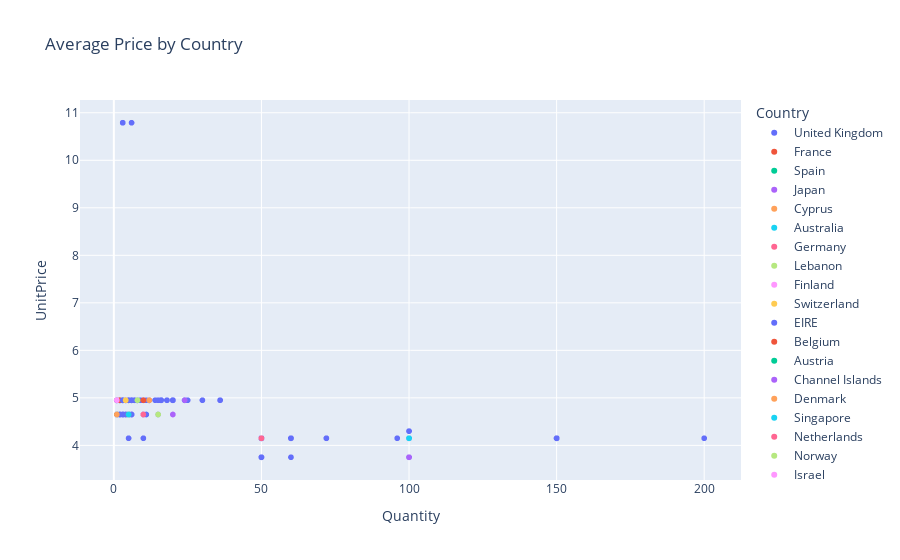

The notebook cell saved with this chart:
### Code cell
px.scatter(df2, x = 'Quantity', 
           y = 'UnitPrice', color = 'Country',
           title = 'Average Price by Country')

### Figure 1 — Plotly figure (JSON) as saved in the notebook; plotly's stock layout.template omitted (floating-point values rounded to 4 significant figures; data arrays with more than 128 entries replaced by an {"elided": "..."} marker saying what was removed)
{"data": [{"hoverlabel": {"namelength": 0}, "hovertemplate": "Country=United Kingdom<br>Quantity=%{x}<br>UnitPrice=%{y}", "legendgroup": "United Kingdom", "marker": {"color": "#636efa", "symbol": "circle"}, "mode": "markers", "name": "United Kingdom", "showlegend": true, "type": "scattergl", "x": {"elided": "1307 int values"}, "xaxis": "x", "y": {"elided": "1307 float values"}, "yaxis": "y"}, {"hoverlabel": {"namelength": 0}, "hovertemplate": "Country=France<br>Quantity=%{x}<br>UnitPrice=%{y}", "legendgroup": "France", "marker": {"color": "#EF553B", "symbol": "circle"}, "mode": "markers", "name": "France", "showlegend": true, "type": "scattergl", "x": [5, 5, 10, 12, 2, 12, 4, 4, 4, 4, 12, 8, 4, 4, 4, 4, 4, 4, 4, 4, 4, 8], "xaxis": "x", "y": [4.65, 4.65, 4.95, 4.95, 4.95, 4.95, 4.95, 4.95, 4.95, 4.95, 4.95, 4.95, 4.95, 4.95, 4.95, 4.95, 4.95, 4.95, 4.95, 4.95, 4.95, 4.95], "yaxis": "y"}, {"hoverlabel": {"namelength": 0}, "hovertemplate": "Country=Spain<br>Quantity=%{x}<br>UnitPrice=%{y}", "legendgroup": "Spain", "marker": {"color": "#00cc96", "symbol": "circle"}, "mode": "markers", "name": "Spain", "showlegend": true, "type": "scattergl", "x": [1, 5, 5, 8, 4, 3, 4, 8], "xaxis": "x", "y": [4.65, 4.65, 4.65, 4.95, 4.95, 4.95, 4.95, 4.95], "yaxis": "y"}, {"hoverlabel": {"namelength": 0}, "hovertemplate": "Country=Japan<br>Quantity=%{x}<br>UnitPrice=%{y}", "legendgroup": "Japan", "marker": {"color": "#ab63fa", "symbol": "circle"}, "mode": "markers", "name": "Japan", "showlegend": true, "type": "scattergl", "x": [20, 100, 50], "xaxis": "x", "y": [4.65, 3.75, 4.15], "yaxis": "y"}, {"hoverlabel": {"namelength": 0}, "hovertemplate": "Country=Cyprus<br>Quantity=%{x}<br>UnitPrice=%{y}", "legendgroup": "Cyprus", "marker": {"color": "#FFA15A", "symbol": "circle"}, "mode": "markers", "name": "Cyprus", "showlegend": true, "type": "scattergl", "x": [1, 5, 1], "xaxis": "x", "y": [4.65, 4.65, 4.95], "yaxis": "y"}, {"hoverlabel": {"namelength": 0}, "hovertemplate": "Country=Australia<br>Quantity=%{x}<br>UnitPrice=%{y}", "legendgroup": "Australia", "marker": {"color": "#19d3f3", "symbol": "circle"}, "mode": "markers", "name": "Australia", "showlegend": true, "type": "scattergl", "x": [5, 4, 12, 100, 24, 8, 100, 12], "xaxis": "x", "y": [4.65, 4.95, 4.95, 4.15, 4.95, 4.95, 4.15, 4.95], "yaxis": "y"}, {"hoverlabel": {"namelength": 0}, "hovertemplate": "Country=Germany<br>Quantity=%{x}<br>UnitPrice=%{y}", "legendgroup": "Germany", "marker": {"color": "#FF6692", "symbol": "circle"}, "mode": "markers", "name": "Germany", "showlegend": true, "type": "scattergl", "x": [10, 4, 4, 8, 8], "xaxis": "x", "y": [4.65, 4.95, 4.95, 4.95, 4.95], "yaxis": "y"}, {"hoverlabel": {"namelength": 0}, "hovertemplate": "Country=Lebanon<br>Quantity=%{x}<br>UnitPrice=%{y}", "legendgroup": "Lebanon", "marker": {"color": "#B6E880", "symbol": "circle"}, "mode": "markers", "name": "Lebanon", "showlegend": true, "type": "scattergl", "x": [15], "xaxis": "x", "y": [4.65], "yaxis": "y"}, {"hoverlabel": {"namelength": 0}, "hovertemplate": "Country=Finland<br>Quantity=%{x}<br>UnitPrice=%{y}", "legendgroup": "Finland", "marker": {"color": "#FF97FF", "symbol": "circle"}, "mode": "markers", "name": "Finland", "showlegend": true, "type": "scattergl", "x": [4, 8], "xaxis": "x", "y": [4.95, 4.95], "yaxis": "y"}, {"hoverlabel": {"namelength": 0}, "hovertemplate": "Country=Switzerland<br>Quantity=%{x}<br>UnitPrice=%{y}", "legendgroup": "Switzerland", "marker": {"color": "#FECB52", "symbol": "circle"}, "mode": "markers", "name": "Switzerland", "showlegend": true, "type": "scattergl", "x": [8, 4, 12, 50, 12], "xaxis": "x", "y": [4.95, 4.95, 4.95, 4.15, 4.95], "yaxis": "y"}, {"hoverlabel": {"namelength": 0}, "hovertemplate": "Country=EIRE<br>Quantity=%{x}<br>UnitPrice=%{y}", "legendgroup": "EIRE", "marker": {"color": "#636efa", "symbol": "circle"}, "mode": "markers", "name": "EIRE", "showlegend": true, "type": "scattergl", "x": [4, 50, 4, 8, 50, 4, 72, 4, 72, 4, 3, 4, 4, 4, 8, 4, 4, 96, 4], "xaxis": "x", "y": [4.95, 4.15, 4.95, 4.95, 4.15, 4.95, 4.15, 4.95, 4.15, 4.95, 4.95, 4.95, 4.95, 4.95, 4.95, 4.95, 4.95, 4.15, 4.95], "yaxis": "y"}, {"hoverlabel": {"namelength": 0}, "hovertemplate": "Country=Belgium<br>Quantity=%{x}<br>UnitPrice=%{y}", "legendgroup": "Belgium", "marker": {"color": "#EF553B", "symbol": "circle"}, "mode": "markers", "name": "Belgium", "showlegend": true, "type": "scattergl", "x": [4, 4], "xaxis": "x", "y": [4.95, 4.95], "yaxis": "y"}, {"hoverlabel": {"namelength": 0}, "hovertemplate": "Country=Austria<br>Quantity=%{x}<br>UnitPrice=%{y}", "legendgroup": "Austria", "marker": {"color": "#00cc96", "symbol": "circle"}, "mode": "markers", "name": "Austria", "showlegend": true, "type": "scattergl", "x": [8], "xaxis": "x", "y": [4.95], "yaxis": "y"}, {"hoverlabel": {"namelength": 0}, "hovertemplate": "Country=Channel Islands<br>Quantity=%{x}<br>UnitPrice=%{y}", "legendgroup": "Channel Islands", "marker": {"color": "#ab63fa", "symbol": "circle"}, "mode": "markers", "name": "Channel Islands", "showlegend": true, "type": "scattergl", "x": [12, 4, 24], "xaxis": "x", "y": [4.95, 4.95, 4.95], "yaxis": "y"}, {"hoverlabel": {"namelength": 0}, "hovertemplate": "Country=Denmark<br>Quantity=%{x}<br>UnitPrice=%{y}", "legendgroup": "Denmark", "marker": {"color": "#FFA15A", "symbol": "circle"}, "mode": "markers", "name": "Denmark", "showlegend": true, "type": "scattergl", "x": [12], "xaxis": "x", "y": [4.95], "yaxis": "y"}, {"hoverlabel": {"namelength": 0}, "hovertemplate": "Country=Singapore<br>Quantity=%{x}<br>UnitPrice=%{y}", "legendgroup": "Singapore", "marker": {"color": "#19d3f3", "symbol": "circle"}, "mode": "markers", "name": "Singapore", "showlegend": true, "type": "scattergl", "x": [8], "xaxis": "x", "y": [4.95], "yaxis": "y"}, {"hoverlabel": {"namelength": 0}, "hovertemplate": "Country=Netherlands<br>Quantity=%{x}<br>UnitPrice=%{y}", "legendgroup": "Netherlands", "marker": {"color": "#FF6692", "symbol": "circle"}, "mode": "markers", "name": "Netherlands", "showlegend": true, "type": "scattergl", "x": [50], "xaxis": "x", "y": [4.15], "yaxis": "y"}, {"hoverlabel": {"namelength": 0}, "hovertemplate": "Country=Norway<br>Quantity=%{x}<br>UnitPrice=%{y}", "legendgroup": "Norway", "marker": {"color": "#B6E880", "symbol": "circle"}, "mode": "markers", "name": "Norway", "showlegend": true, "type": "scattergl", "x": [4, 8], "xaxis": "x", "y": [4.95, 4.95], "yaxis": "y"}, {"hoverlabel": {"namelength": 0}, "hovertemplate": "Country=Israel<br>Quantity=%{x}<br>UnitPrice=%{y}", "legendgroup": "Israel", "marker": {"color": "#FF97FF", "symbol": "circle"}, "mode": "markers", "name": "Israel", "showlegend": true, "type": "scattergl", "x": [1], "xaxis": "x", "y": [4.95], "yaxis": "y"}, {"hoverlabel": {"namelength": 0}, "hovertemplate": "Country=South Africa<br>Quantity=%{x}<br>UnitPrice=%{y}", "legendgroup": "South Africa", "marker": {"color": "#FECB52", "symbol": "circle"}, "mode": "markers", "name": "South Africa", "showlegend": true, "type": "scattergl", "x": [4], "xaxis": "x", "y": [4.95], "yaxis": "y"}], "layout": {"legend": {"title": {"text": "Country"}, "tracegroupgap": 0}, "title": {"text": "Average Price by Country"}, "xaxis": {"anchor": "y", "domain": [0, 1], "title": {"text": "Quantity"}}, "yaxis": {"anchor": "x", "domain": [0, 1], "title": {"text": "UnitPrice"}}}}
